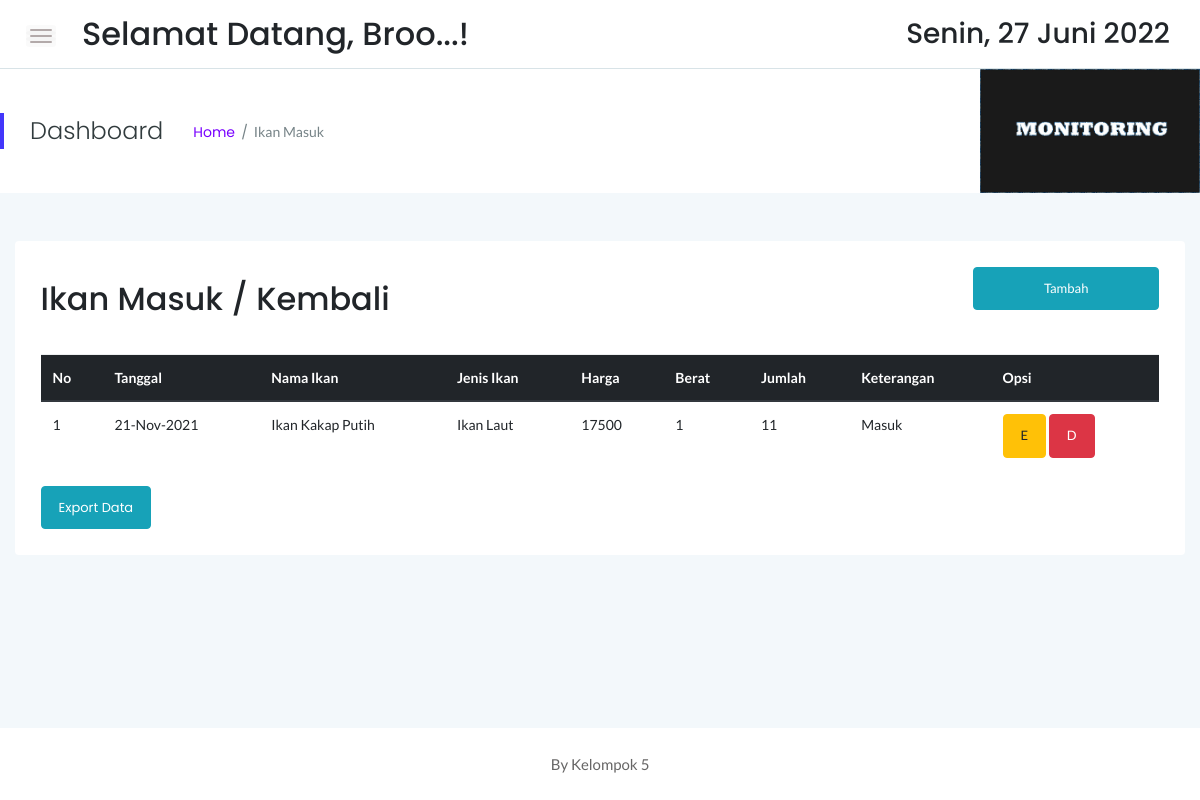
/stock/masuk.php (signed in), run on the app's committed database.
### tables this page shows
CREATE TABLE `sbrg_masuk` (
  `id` int(11) NOT NULL,
  `idx` int(11) NOT NULL,
  `tgl` date NOT NULL,
  `jumlah` int(11) NOT NULL,
  `keterangan` text NOT NULL
);

CREATE TABLE `sstock_brg` (
  `idx` int(11) NOT NULL,
  `nama` varchar(55) NOT NULL,
  `jenis` varchar(30) NOT NULL,
  `merk` varchar(40) NOT NULL,
  `ukuran` varchar(20) NOT NULL,
  `stock` int(12) NOT NULL,
  `satuan` varchar(30) NOT NULL,
  `lokasi` varchar(55) NOT NULL
);

### stock/masuk.php (the view, shortened to what this page needs)
<!doctype html>
<html class="no-js" lang="en">
<?php
    include '../dbconnect.php';
	?>
<head>
    <link rel="stylesheet" href="assets/css/bootstrap.min.css">
    <link rel="stylesheet" href="assets/css/font-awesome.min.css">
    <link rel="stylesheet" href="assets/css/themify-icons.css">
    <link rel="stylesheet" href="assets/css/metisMenu.css">
    <link rel="stylesheet" href="assets/css/owl.carousel.min.css">
    <link rel="stylesheet" href="assets/css/slicknav.min.css">
    <link rel="stylesheet" href="https://www.amcharts.com/lib/3/plugins/export/export.css" type="text/css" media="all" />
	<link rel="stylesheet" type="text/css" href="https://cdn.datatables.net/1.10.19/css/jquery.dataTables.min.css">
    <link rel="stylesheet" type="text/css" href="https://cdn.datatables.net/1.10.19/css/jquery.dataTables.css">
    <link rel="stylesheet" type="text/css" href="https://cdn.datatables.net/1.10.18/css/dataTables.bootstrap4.min.css">
    <link rel="stylesheet" type="text/css" href="https://cdn.datatables.net/responsive/2.2.3/css/responsive.bootstrap.min.css">
    <link rel="stylesheet" type="text/css" href="https://cdn.datatables.net/responsive/2.2.3/css/responsive.jqueryui.min.css">
	<link rel="stylesheet" type="text/css" href="https://cdn.datatables.net/buttons/1.5.2/css/buttons.dataTables.min.css">
    <link rel="stylesheet" href="assets/css/typography.css">
    <link rel="stylesheet" href="assets/css/default-css.css">
    <link rel="stylesheet" href="assets/css/styles.css">
    <link rel="stylesheet" href="assets/css/responsive.css">
</head>
<body>
    <div class="page-container">
        <div class="main-content">
            <div class="header-area">
                <div class="row align-items-center">
                    <div class="col-md-6 col-sm-8 clearfix">
                        <div class="nav-btn pull-left">
                            <span></span>
                            <span></span>
                            <span></span>
                        </div>
                        <div class="search-box pull-left">
                            <form action="#">
                                <h2>Selamat Datang, <?=$_SESSION['user'];?>!</h2>
                            </form>
                        </div>
                    </div>
                    <div class="col-md-6 col-sm-4 clearfix">
                        <ul class="notification-area pull-right">
                            <li><h3><div class="date">
						</b></div></h3>
						</li>
                        </ul>
                    </div>
                </div>
            </div>
            <div class="page-title-area">
                <div class="row align-items-center">
                    <div class="col-sm-6">
                        <div class="breadcrumbs-area clearfix">
                            <h4 class="page-title pull-left">Dashboard</h4>
                            <ul class="breadcrumbs pull-left">
                                <li><a href="index.php">Home</a></li>
                                <li><span>Ikan Masuk</span></li>
                            </ul>
                        </div>
                    </div>
                    <div class="col-sm-6 clearfix">
                        <div class="user-profile pull-right" style="color:black; padding:0px;">
                            <img src="lg.jpg" width="220px" class="user-name dropdown-toggle" data-toggle="dropdown"\>
                        </div>
                    </div>
                </div>
            </div>
            <div class="main-content-inner">
                <div class="row mt-5 mb-5">
                    <div class="col-12">
                        <div class="card">
                            <div class="card-body">
                                <div class="d-sm-flex justify-content-between align-items-center">
									<h2>Ikan Masuk / Kembali</h2>
									<button style="margin-bottom:20px" data-toggle="modal" data-target="#myModal" class="btn btn-info col-md-2"><span class="glyphicon glyphicon-plus"></span>Tambah</button>
                                </div>
                                <div class="market-status-table mt-4">
                                    <div class="table-responsive">
										 <table id="dataTable3" class="table table-hover"><thead class="thead-dark">
											<tr>
												<th>No</th>
												<th>Tanggal</th>
												<th>Nama Ikan</th>
												<th>Jenis Ikan</th>
												<th>Harga</th>
												<th>Berat</th>
												<th>Jumlah</th>
												<th>Keterangan</th>
												<th>Opsi</th>
											</tr></thead><tbody>
											<?php
											$brg=mysqli_query($conn,"SELECT * from sbrg_masuk sb, sstock_brg st where st.idx=sb.idx order by sb.id DESC");
											$no=1;
											while($b=mysqli_fetch_array($brg)){
                                                $id = $b['id'];
												?>
												<tr>
													<td><?php echo $no++ ?></td>
													<td><?php $tanggals=$b['tgl']; echo date("d-M-Y", strtotime($tanggals)) ?></td>
													<td><?php echo $b['nama'] ?></td>
													<td><?php echo $b['jenis'] ?></td>
													<td><?php echo $b['merk'] ?></td>
													<td><?php echo $b['ukuran'] ?></td>
													<td><?php echo $b['jumlah'] ?></td>
													<td><?php echo $b['keterangan'] ?></td>
                                                    <td><button data-toggle="modal" data-target="#edit<?=$id;?>" class="btn btn-warning">E</button> <button data-toggle="modal" data-target="#del<?=$id;?>" class="btn btn-danger">D</button></td>
												</tr>
												<?php
											}
											?>
										</tbody>
										</table>
                                    </div>
									<a href="exportbrgmsk.php" target="_blank" class="btn btn-info">Export Data</a>
                                </div>
                            </div>
                        </div>
                    </div>
                </div>
            </div>
        </div>
        <footer>
            <div class="footer-area">
                <p>By Kelompok 5</p>
            </div>
        </footer>
    </div>
</body>
</html>

### data on the page
sbrg_masuk: tgl "21-Nov-2021", sstock_brg.nama "Ikan Kakap Putih", sstock_brg.jenis "Ikan Laut", sstock_brg.merk "17500", sstock_brg.ukuran "1", jumlah "11", keterangan "Masuk"

### other printed values
$_SESSION['user'] "Broo..."
